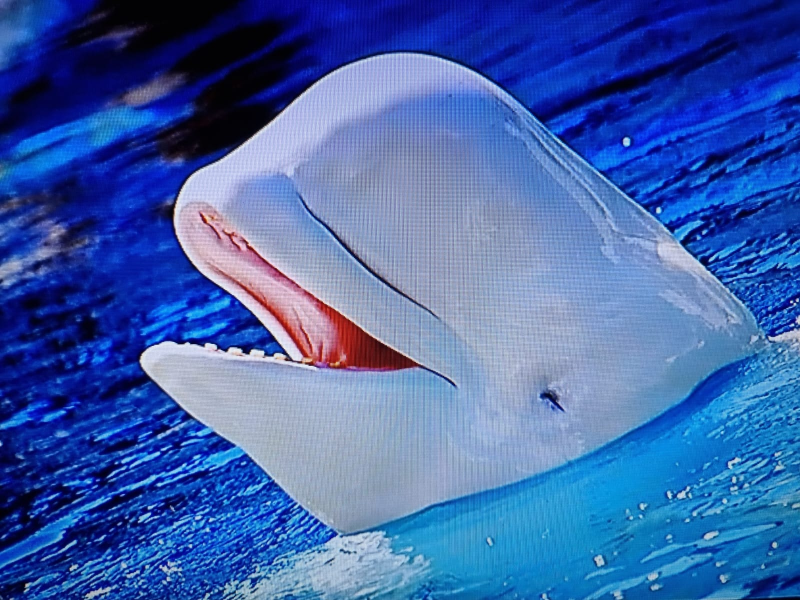
%> input picture CAS/beluga.jpeg, 1600 x 1200 px (shown at 1/2 size)
$ octave jon.m   (GNU Octave 9; MATLAB toolbox functions it lacks are replaced by stand-ins)
%> lines starting %> are read from the running program, lines starting %| are printed output that depends on the picture
clear all; close all; clc;
%% Proyecto
I = imread('beluga.jpeg');
%> I is the input picture: size 1200x1600x3 uint8; mean R, G, B 65.5, 99.4, 170.1
s = size(I);
%> s = [1200 1600 3]
%% Haciendo el tamaño par
if mod(s(1), 2) ~= 0 % Si s(1) es impar
    I = imresize(I, [s(1)-1, s(2)]);
end
s = size(I);
if mod(s(2),2) ~= 0 % Si s(2) es impar?
    I = imresize(I, [s(1), s(2)-1]);
end
s = size(I);
figure, imshow(I), title('Imagen original')

R = I(:,:,1);
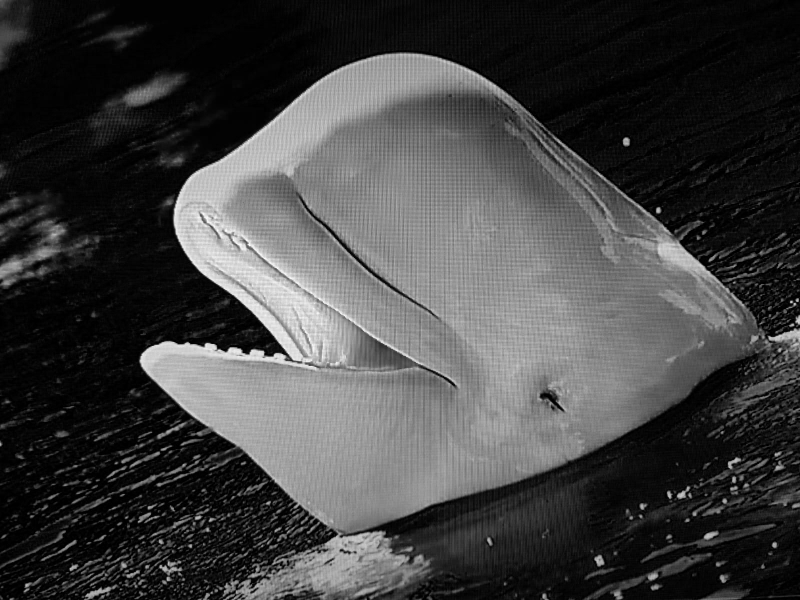
%> R: size 1200x1600 uint8 (shown at 1/2 size); min 0, max 255, mean 65.5
G = I(:,:,2);
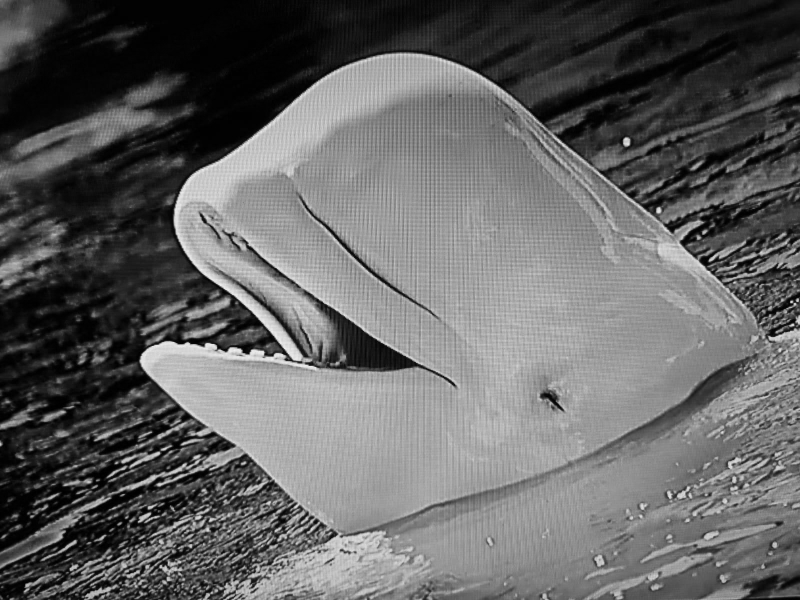
%> G: size 1200x1600 uint8 (shown at 1/2 size); min 0, max 254, mean 99.4
B = I(:,:,3);
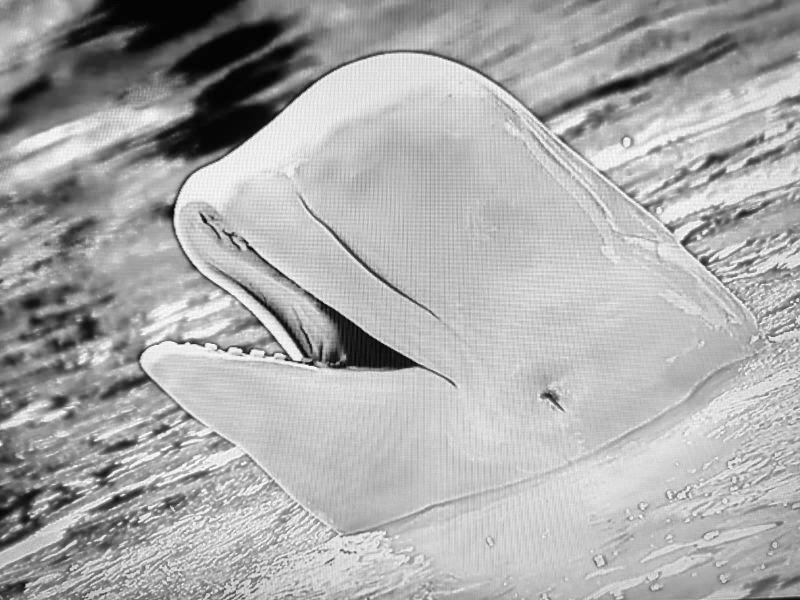
%> B: size 1200x1600 uint8 (shown at 1/2 size); min 0, max 255, mean 170.1
figure
subplot(1,3,1)
imshow(R)
subplot(1,3,2)
imshow(G)
subplot(1,3,3)
imshow(B)
%% FFT sin desplazamiento R
FsdR = fft2(double(R));
FRshow = log(abs(FsdR) + 1);
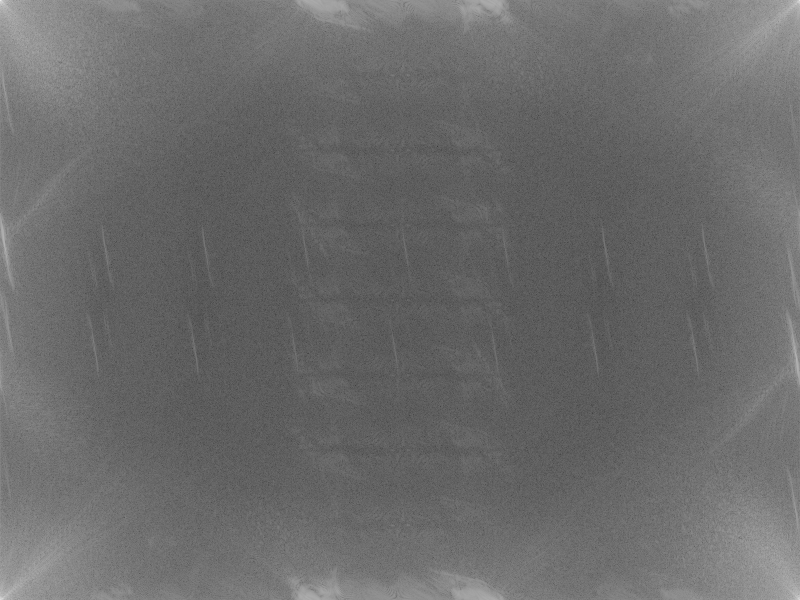
%> FRshow: size 1200x1600 double (shown at 1/2 size); min 1.13, max 18.65, mean 8.52; drawn with min black and max white
figure, imshow(FRshow, []); title('FFT sin deplazamiento canal R')
%% FFT sin desplazamiento G
FsdG = fft2(double(G));
FGshow = log(abs(FsdG) + 1);
figure, imshow(FGshow, []); title('FFT sin deplazamiento canal G')
%% FFT sin desplazamiento B
FsdB = fft2(double(B));
FBshow = log(abs(FsdB) + 1);
figure, imshow(FBshow, []); title('FFT sin deplazamiento canal B')

%% Desplazando la FFt R
FR = fftshift(FsdR);
FRshow = log(abs(FR)+1);
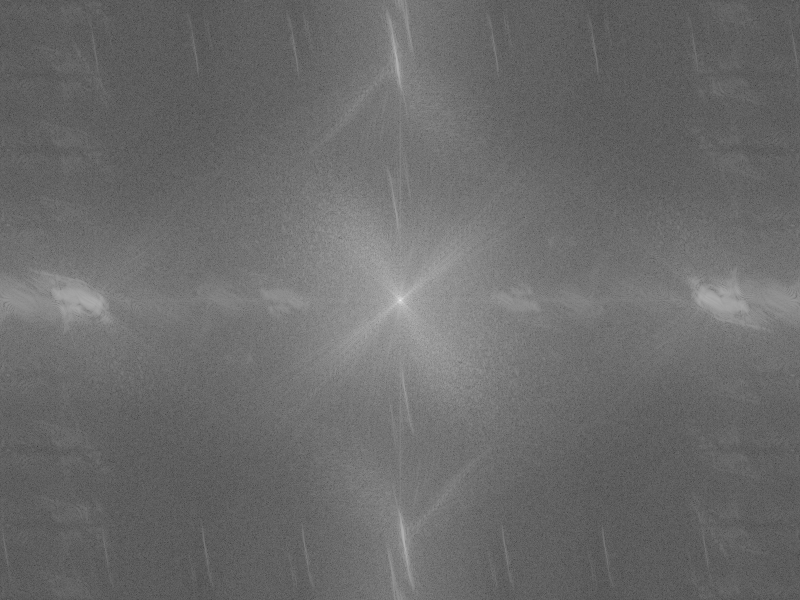
%> FRshow: size 1200x1600 double (shown at 1/2 size); min 1.13, max 18.65, mean 8.52; mean of the top-left, top-right, bottom-left and bottom-right quarters 8.54, 8.49, 8.5, 8.55; drawn with min black and max white
figure, imshow(FRshow, []); title('FFT desplazada canal R')
minRshow = min(FRshow(:)); maxRshow = max(FRshow(:));
%> after `minRshow = min(FRshow(:))`: minRshow = 1.13
%> after `maxRshow = max(FRshow(:))`: maxRshow = 18.65
FRwrite = (255/(maxRshow-minRshow)).*(FRshow-minRshow);
%imwrite(uint8(FRwrite), 'C:\Users\Cliente10\Documents\Trabajos\Procesamiento Imágenes\canalR.png'); %% Guarda la imagen para crear el filtro con base a la desplazada
%% imwrite(uint8(FRwrite), 'canalR.png'); % Eduardo: Te recomiendo usar direcciones relativas para que otros puedan correr tu programa
%% Desplazando la FFt G
FG = fftshift(FsdG);
FGshow = log(abs(FG)+1);
figure, imshow(FGshow, []); title('FFT desplazada canal G')
minGshow = min(FGshow(:)); maxGshow = max(FGshow(:));
%> after `minGshow = min(FGshow(:))`: minGshow = 1.82
%> after `maxGshow = max(FGshow(:))`: maxGshow = 19.07
FGwrite = (255/(maxGshow-minGshow)).*(FGshow-minGshow);
%imwrite(uint8(FGwrite), 'C:\Users\Cliente10\Documents\Trabajos\Procesamiento Imágenes\canalG.png'); %% Guarda la imagen para crear el filtro con base a la desplazada
%% imwrite(uint8(FGwrite), 'canalG.png'); % Eduardo: Te recomiendo usar direcciones relativas
%% Desplazando la FFt B
FB = fftshift(FsdB);
FBshow = log(abs(FB)+1);
figure, imshow(FBshow, []); title('FFT desplazada canal B')
minBshow = min(FBshow(:)); maxBshow = max(FBshow(:));
%> after `minBshow = min(FBshow(:))`: minBshow = 1.47
%> after `maxBshow = max(FBshow(:))`: maxBshow = 19.6
FBwrite = (255/(maxBshow-minBshow)).*(FBshow-minBshow);
%imwrite(uint8(FBwrite), 'C:\Users\Cliente10\Documents\Trabajos\Procesamiento Imágenes\canalB.png'); %% Guarda la imagen para crear el filtro con base a la desplazada
%% imwrite(uint8(FBwrite), 'canalB.png'); % Eduardo: Te recomiendo usar direcciones relativas
%% Filtrando R
% f = imread('F1.bmp');
% f = imread('mascara.png')
f = imread('filter.png'); % Filtro aplicado
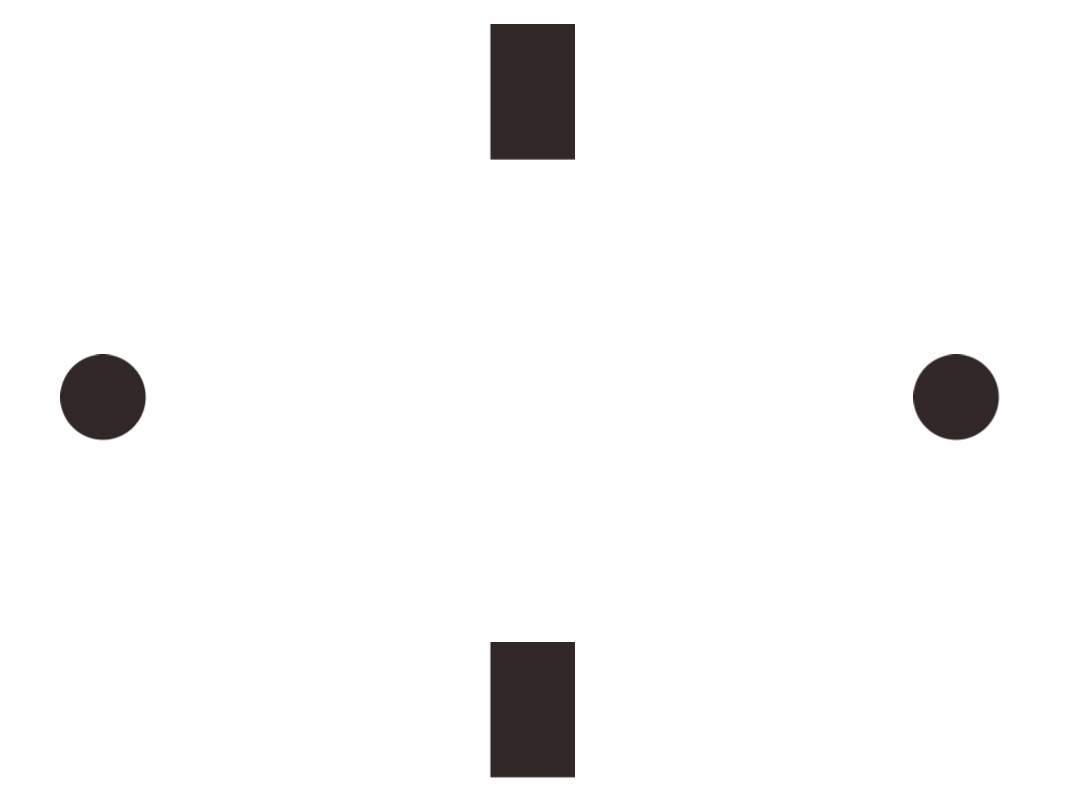
%> input picture CAS/filter.png, 1065 x 794 px
%> f is the input picture: size 794x1065x3 uint8; mean R, G, B 246.6, 246.2, 246.2
% f = 1-imresize(f, size(R)); %% 1-imresize(f, size(I)); para invertida
f = imresize(f, size(R))>128;  % Eduardo: La imagen se lee en uint8, pero necesitamos que sea booleano (valores 0s y 1s)
%> f: size 1200x1600x3 logical
figure, imshow(f)
FR_f = FR.*f;
FR_f_show = log(abs(FR_f)+1);
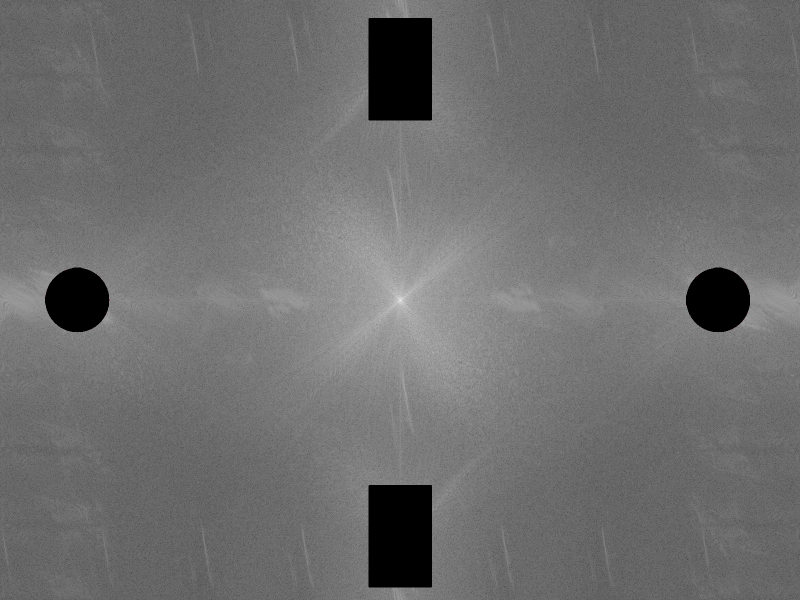
%> FR_f_show: size 1200x1600x3 double (shown at 1/2 size); mean R, G, B 8.11, 8.11, 8.11; drawn with min black and max white
figure, imshow(FR_f_show, []); title('FFT filtrada')
%% Filtrando G
% f = imread('F1.bmp');
% f = imread('mascara.png')
f = imread('filter.png'); % Filtro aplicado
% f = 1-imresize(f, size(R)); %% 1-imresize(f, size(I)); para invertida
f = imresize(f, size(G))>128;  % Eduardo: La imagen se lee en uint8, pero necesitamos que sea booleano (valores 0s y 1s)
FG_f = FG.*f;
FG_f_show = log(abs(FG_f)+1);
figure, imshow(FG_f_show, []); title('FFT filtrada')
%% Filtrando B
% f = imread('F1.bmp');
% f = imread('mascara.png')
f = imread('filter.png'); % Filtro aplicado
% f = 1-imresize(f, size(R)); %% 1-imresize(f, size(I)); para invertida
f = imresize(f, size(B))>128;  % Eduardo: La imagen se lee en uint8, pero necesitamos que sea booleano (valores 0s y 1s)
FB_f = FB.*f;
FB_f_show = log(abs(FB_f)+1);
figure, imshow(FB_f_show, []); title('FFT filtrada')


%% Reconstruyendo R
FR_f = fftshift(FR_f);
IR_f = ifft2(FR_f);
figure, imshow(IR_f, []), title('Imagen filtrada')
%% Reconstruyendo G
FG_f = fftshift(FG_f);
IG_f = ifft2(FG_f);
figure, imshow(IG_f, []), title('Imagen filtrada')
%% Reconstruyendo B
FB_f = fftshift(FB_f);
IB_f = ifft2(FB_f);
figure, imshow(IB_f, []), title('Imagen filtrada')

I_f = zeros(s(1), s(2), 3); % Eduardo: Lo comenté porque todavía no existen las variables IG_f e IB_f
%> (the run ends here)
